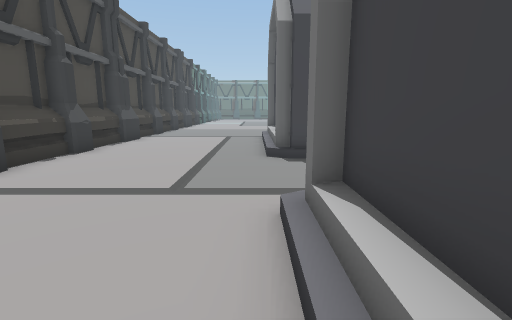
View 1 (above)

14 first-person views from a walk through a Unity game level. The camera is 1.3 m above the floor, tilts 10° down and sees 85° across. The floor is counted in squares, 1 m on a side. Each view is taken from the middle of a square. On the plan, view 1 faces up. The plan holds only what a view shows up to about 13 squares ahead; the rest is blank. The place goes on beyond the plan. The player is left out. Some animated figures are left out. Door leaves are left out, so doorways stand open.

View 2
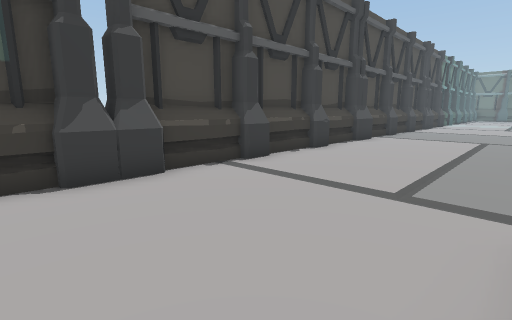

View 3
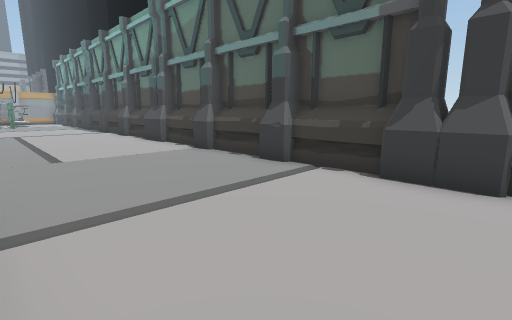

View 4
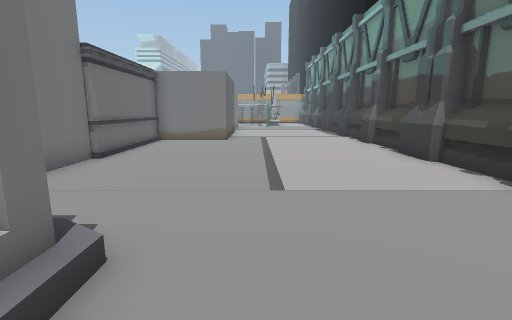

View 5
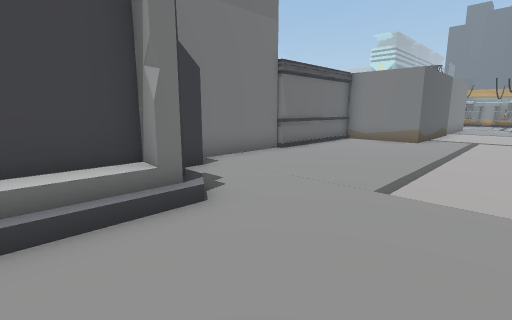

View 6
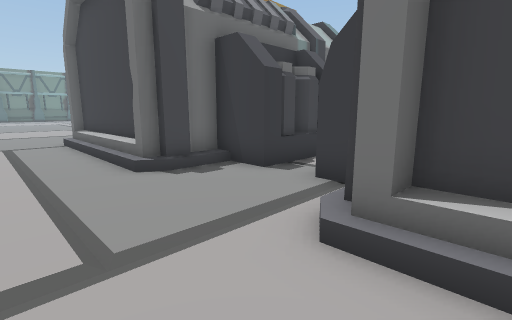

View 7
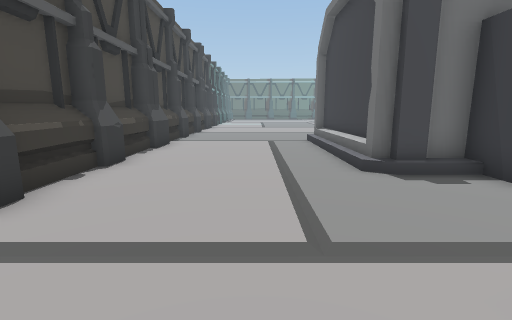

View 8
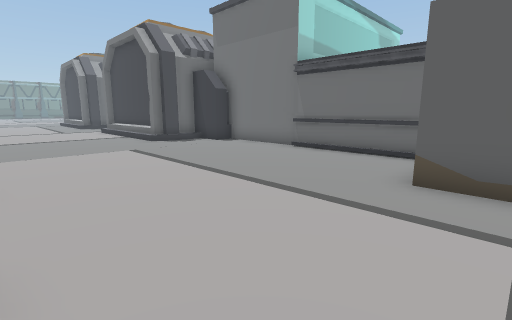

View 9
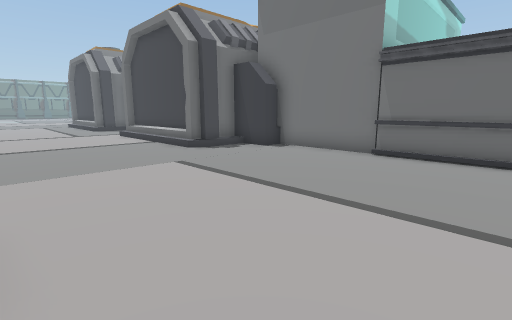

View 10
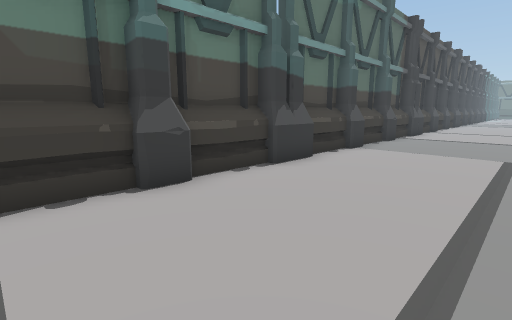

View 11
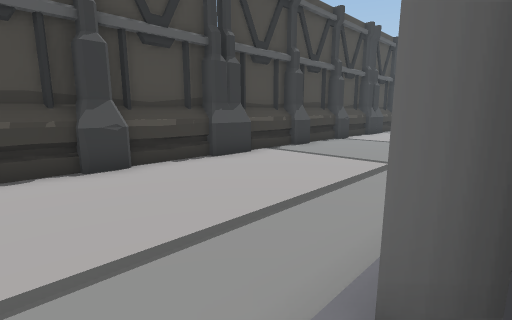

View 12
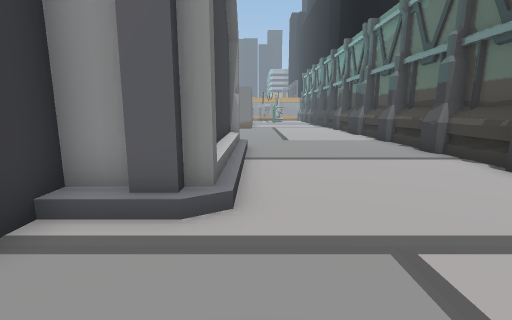

View 13
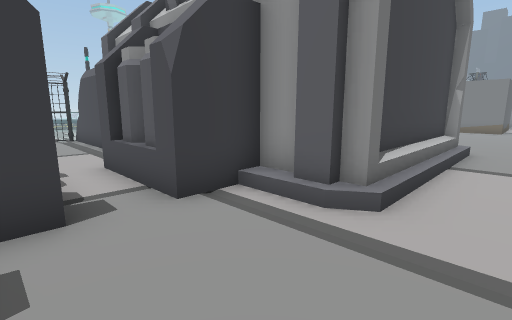

View 14
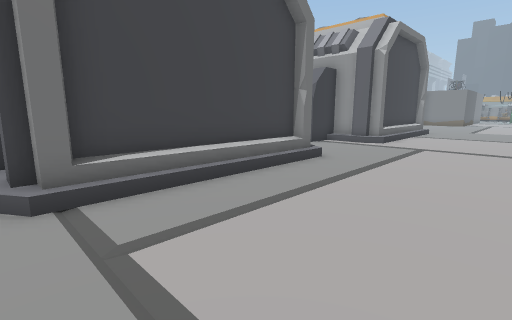

### Floor plan
Points are (right, up) in squares from view 1. A wall is a line through its corners. A room is listed if a view was taken in it or the views show most of it. See-through windows are left out.
Room 1 (views 1, 2, 3, 4, 5, 6, 7, 8, 9, 10, 11, 12, 13, 14)
walls: (0.5, -2.7) (0.9, -2.6) (0.9, 2.9); (-5.5, -1.6) (-5.5, -2.2); (1.1, -3.1) (0.6, -3.1) (0.6, 3.2) (0.9, 3.2) (0.9, 3.5) (1.8, 3.5); (-6.3, 1.1) (-6.3, -1.6); (-6.3, -2.2) (-6.3, -4.5); (1.8, 3.2) (2.7, 3.2) (2.7, 5); (1.8, -3.4) (1, -3.4); (-6.3, 5.3) (-6.3, 2.6); (-6.3, -6) (-6.3, -8.3); (2.7, 6.4) (2.7, 8.2) (1.8, 8.2); (1.1, 8.2) (0.6, 8.2) (0.6, 14.5); (1.8, 7.9) (0.9, 7.9); (0.9, 8.5) (0.9, 14.1); (-6.3, 8.7) (-6.3, 6.6); (-5.5, 9.5) (-5.5, 8.7); (-6.3, -10.1) (-6.3, -12.4); (-6.3, 12) (-6.3, 9.4); (3.5, -12.5) (3.5, -4.8) (2.7, -4.8) (2.7, -3.1) (1.8, -3.1); (-6.3, -13) (-6.3, -14.7); (-5.7, 13.3) (-5.7, -15); (-5.5, 13.4) (-5.5, 12); (0.9, 14.5) (0.9, 14.7); (-5.7, 15.5) (-5.7, 13.4); (-6.3, 15.5) (-6.3, 13.5)
low walls: (-5.5, 4) (-5.5, 1.1); (-5.5, -5) (-5.5, -5.6); (-5.5, 6.1) (-5.5, 5.3); (2.8, 7.6) (0.9, 7.6); (-5.5, -8.3) (-5.5, -9.7); (-5.5, -12.4) (-5.5, -13); (3.3, -12.4) (3.3, -8.5)
ways out: opening at (2, -13); opening at (2, 6); gap at (1, 15)

Positions as (right, up) in squares from view 1, and headings:
1: (0, 0), facing up
2: (0, 0), facing up-left
3: (0, 3), facing down-left
4: (-1, -1), facing down
5: (-3, -1), facing down-right
6: (-2, 2), facing up-right
7: (-2, 2), facing up
8: (-5, -15), facing up-right
9: (-5, -12), facing up-right
10: (-1, -15), facing up-left
11: (1, 7), facing up-left
12: (0, 7), facing down
13: (-1, 7), facing down-right
14: (-4, 15), facing down-right
